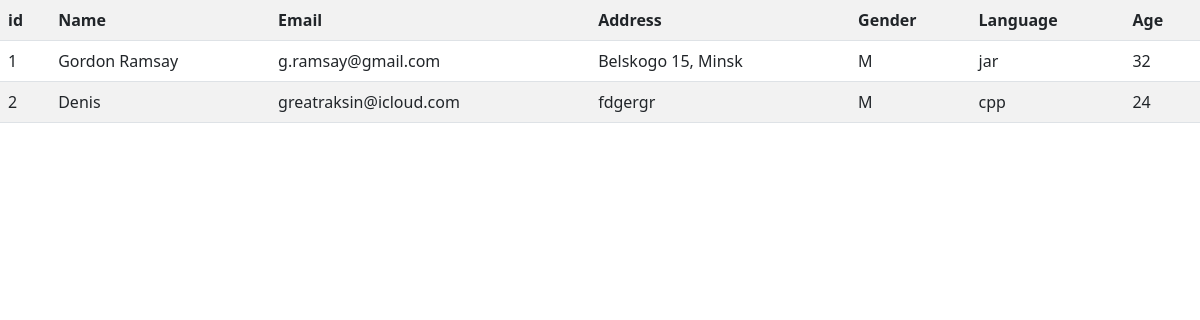
/list, run on an earlier commit of the app's database.
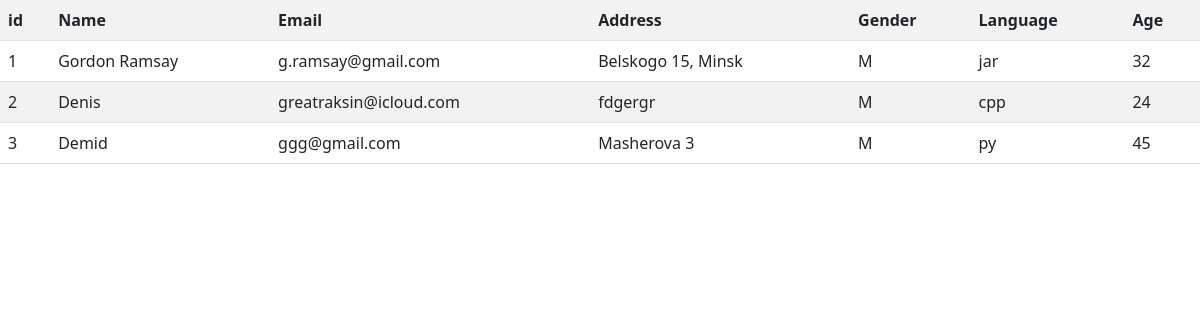
And on a later commit of the database.
### models.py (models this page shows)
class Contact(db.Model):
    __tablename__ = 'contact'
    id = db.Column(db.Integer, primary_key=True)
    name = db.Column(db.String(100))
    gender = db.Column(db.String(3))
    address = db.Column(db.Text())
    email = db.Column(db.String(100), unique=True)
    age = db.Column(db.Integer())
    language = db.Column(db.String(10))

### routes.py (the view)
@app.route('/list')
def contact_list():
    contacts = Contact.query.all()
    return render_template('list.html', items=contacts)

### templates/list.html
{% extends 'base.html' %}
{% block content %}
    <table class="table table-striped">
        <tr>
            <th>id</th>
            <th>Name</th>
            <th>Email</th>
            <th>Address</th>
            <th>Gender</th>
            <th>Language</th>
            <th>Age</th>
        </tr>
        {% for person in items %}
            <tr>
                <td>{{ person.id }}</td>
                <td>{{ person.name }}</td>
                <td>{{ person.email }}</td>
                <td>{{ person.address }}</td>
                <td>{{ person.gender }}</td>
                <td>{{ person.language }}</td>
                <td>{{ person.age }}</td>
            </tr>
        {% endfor %}
    </table>
{% endblock %}

### templates/base.html (shortened to what this page needs)
<!doctype html>
<html lang="en">
<head>
    <link rel="stylesheet" href="{{ url_for('static', filename='main.css') }}">
    <link href="https://cdn.jsdelivr.net/npm/bootstrap@5.0.1/dist/css/bootstrap.min.css" rel="stylesheet"
>
</head>
<body>
{% block content %}
{% endblock %}
</body>
</html>

What changed in the data, as far as the page shows it:
added Contact: id "3", name "Demid", email "ggg@gmail.com", address "Masherova 3", gender "M", language "py", age "45"
